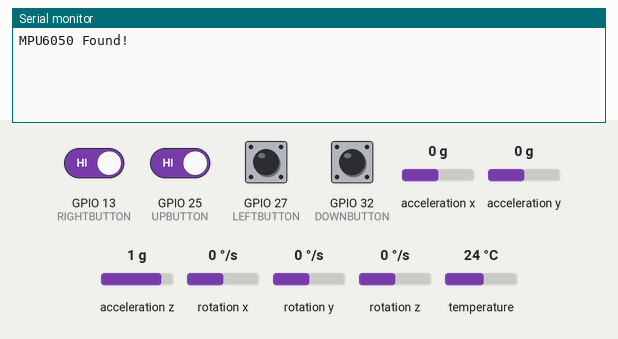
Simulated run of this sketch. Board: ESP32. Shown: the last lines printed to the serial monitor. The inputs (shaded band) are chosen by the test bench; at power-on: GPIO 13 (RIGHTBUTTON), GPIO 25 (UPBUTTON), GPIO 27 (LEFTBUTTON), GPIO 32 (DOWNBUTTON) HIGH, acceleration x 0 g, acceleration y 0 g, acceleration z 1 g, rotation x 0 °/s, rotation y 0 °/s, rotation z 0 °/s, temperature 24 °C. USB keyboard and mouse output is not drawn.

Above: at 2.2 s.
2.3 s: GPIO 13 (RIGHTBUTTON) driven LOW and GPIO 25 (UPBUTTON) driven LOW
At 4.76 s:
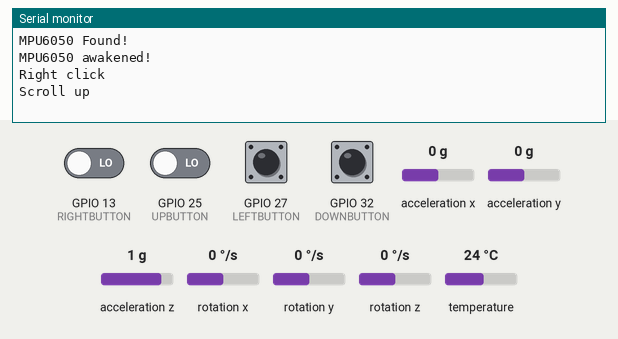
5.3 s: GPIO 27 (LEFTBUTTON) pulled LOW for 0.15 s
6.9 s: GPIO 32 (DOWNBUTTON) pulled LOW for 0.15 s
At 7.18 s:
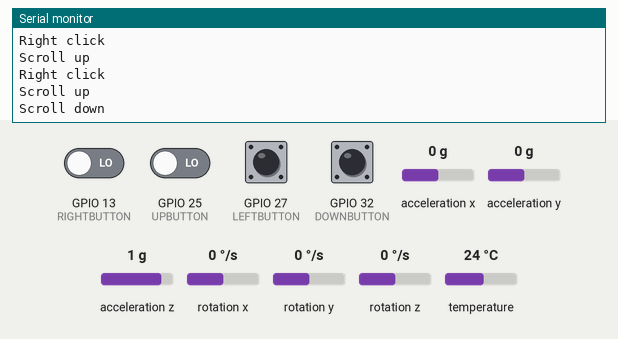

Measured:
- after the input at 2.3 s, the serial monitor: prints a new line after 2.2 s (image 1)
- after the input at 6.9 s, the serial monitor: prints a new line after 0.12 s (image 2)

The sketch:

BLE_AIR_MOUSE_GRP7.ino
```cpp
// BSCPE 3-5 GRP 7 AIR MOUSE
// Libraries Used
#include <BleMouse.h>
#include <Adafruit_MPU6050.h>
#include <Wire.h>
#include <Adafruit_Sensor.h>

// Defined Pin Buttons and Speed/Sensitivity
#define LEFTBUTTON 27
#define RIGHTBUTTON 13
#define UPBUTTON 25
#define DOWNBUTTON 32
#define SPEED 5

// Objects Created
Adafruit_MPU6050 mpu;
BleMouse bleMouse("BLE AIR MOUSE GRP7");

// Variables to Disable MPU6050
bool sleepMPU = true;
long mpuDelayMillis;

void setup() {
  Serial.begin(115200);

  // Pin Buttons
  pinMode(LEFTBUTTON, INPUT_PULLUP);
  pinMode(RIGHTBUTTON, INPUT_PULLUP);
  pinMode(UPBUTTON, INPUT_PULLUP);
  pinMode(DOWNBUTTON, INPUT_PULLUP);

  // Boot BLE
  bleMouse.begin();
  delay(1000);

  // Boot MPU6050 Gyroscope
  if (!mpu.begin()) {
    Serial.println("MPU6050 Not Found!");
    while (1) {
      delay(10);
    }
  }
  Serial.println("MPU6050 Found!");

  // Disable MPU6050 until BT is Connected
  mpu.enableSleep(sleepMPU);
}

void loop() {
  if (bleMouse.isConnected()) {
    // Enable MPU6050 after BT Connection
    if (sleepMPU) {
      delay(3000);
      Serial.println("MPU6050 awakened!");
      sleepMPU = false;
      mpu.enableSleep(sleepMPU);
      delay(500);
    }

    // MPU6050 Movement
    sensors_event_t a, g, temp;
    mpu.getEvent(&a, &g, &temp);

    // Gyroscope Movement Sensor
    bleMouse.move(g.gyro.x * -SPEED, g.gyro.y * -SPEED);

    // Left Mouse Button (LMB)
    if (!digitalRead(LEFTBUTTON)) {
      Serial.println("Left click");
      bleMouse.click(MOUSE_LEFT);
      delay(100);
    }

    // Right Mouse Button (RMB)
    if (!digitalRead(RIGHTBUTTON)) {
      Serial.println("Right click");
      bleMouse.click(MOUSE_RIGHT);
      delay(100);
    }

    // Scroll Up
    if (!digitalRead(UPBUTTON)) {
      Serial.println("Scroll up");
      bleMouse.move(0, 0, 1);
      delay(200);
    }

    // Scroll Down
    if (!digitalRead(DOWNBUTTON)) {
      Serial.println("Scroll down");
      bleMouse.move(0, 0, -1);
      delay(200);
    }
  }
}
```
